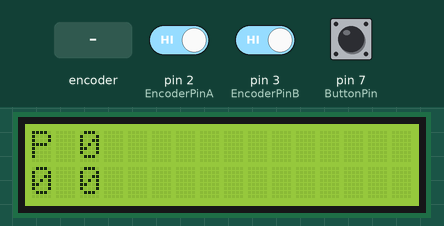
Simulated run of this sketch. Board: Arduino Uno, built with avr-gcc and run on an emulated ATmega328P. Parts: 16×2 character LCD. The inputs (shaded band) are chosen by the test bench; at power-on: pin 7 (ButtonPin) HIGH, pin 2 (EncoderPinA) HIGH, pin 3 (EncoderPinB) HIGH.

Above: at 1.2 s.
1.3 s: rotary encoder on pin 2 (EncoderPinA) / pin 3 (EncoderPinB) turned 3 steps (first pin leading)
At 2.6 s:
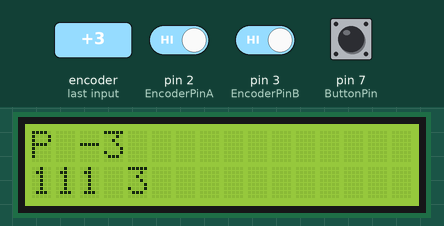
3.4 s: pin 7 (ButtonPin) pulled LOW for 0.15 s
At 4.5 s:
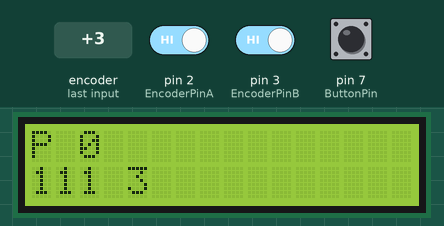
5.0 s: rotary encoder on pin 2 (EncoderPinA) / pin 3 (EncoderPinB) turned 1 step (first pin leading)
At 6.3 s:
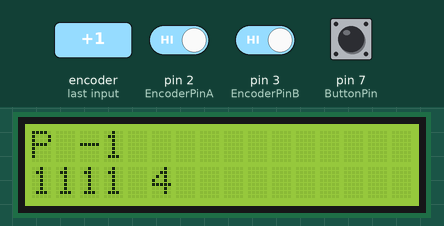
6.7 s: pin 7 (ButtonPin) pulled LOW for 1 s
At 7.6 s:
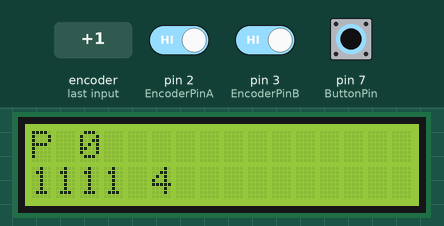
Timing chart, 0 to 9.7 s (numbered marks = the images above; inputs shaded):
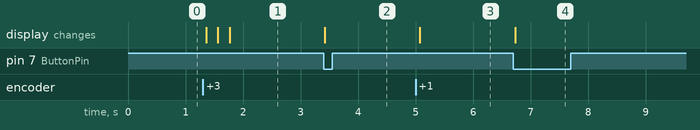

The sketch:

RotaryInterupts2.ino
```cpp
#include <Wire.h>
#include <LCD.h>
#include <LiquidCrystal_I2C.h>

const int ButtonPin = 7;

#define ENC_PORT PIND //PIND is the bank where pin 2 and 3 are on
const int EncoderPinA = 2;
const int EncoderPinB = 3;
const int InteruptPin = EncoderPinA;

LiquidCrystal_I2C	lcd(0x27,2,1,0,4,5,6,7); // 0x27 is the I2C bus address for an unmodified backpack
volatile uint32_t RotaryCode;
volatile int Position;
volatile int InterruptCount;

void setup()
{
  RotaryCode = 0x00;
  Position = 0;
  InterruptCount = 0;

  pinMode(ButtonPin, INPUT_PULLUP);
  pinMode(EncoderPinA, INPUT_PULLUP);
  pinMode(EncoderPinB, INPUT_PULLUP);

  //interupt handling for int.0 = pin2
  attachInterrupt(0, OnInterupt, RISING);

  // activate LCD module
  lcd.begin (16,2); // for 16 x 2 LCD module
  lcd.setBacklightPin(3,POSITIVE);
  lcd.setBacklight(HIGH);//backlight on
}

void loop()
{
  bool ButtonPressed = (LOW==digitalRead(ButtonPin));
  if(ButtonPressed)
  {
    Position = 0;
  }
  // display update
  lcd.home (); // set cursor to 0,0

  lcd.print("P ");
  lcd.print(Position);
  lcd.print("      ");

  lcd.setCursor(0,1);
  lcd.print(RotaryCode, HEX);

  lcd.print(" ");
  lcd.print(InterruptCount);
  lcd.print(" ");
}

void OnInterupt()
{
  //delayMicroseconds(1500);// wait for bounces to stabilize. choose a delay that is not too long, and not too small
  uint8_t CurrentRotaryCode = ( ENC_PORT >> 2 & 0x03  );
  //if(CurrentRotaryCode != (RotaryCode & 0x000003))
  {
    if( CurrentRotaryCode == 0x03)// || CurrentRotaryCode == 0x00 )
    {
      ++Position;
    }
    else if(CurrentRotaryCode == 0x01)// || CurrentRotaryCode == 0x01)
    {
      --Position;
    }
    RotaryCode = (RotaryCode << 4) | CurrentRotaryCode;//allow hex based print of last 4 steps
  }

  ++InterruptCount;
}
```

Measured:
- after the input at 1.3 s, the display: first changes after 0.06 s (image 1 shows a later state)
- after the input at 3.4 s, the display: changes at once (image 2)
- after the input at 5.0 s, the display: changes after 0.07 s (image 3)
- after the input at 6.7 s, the display: changes at once (image 4)
